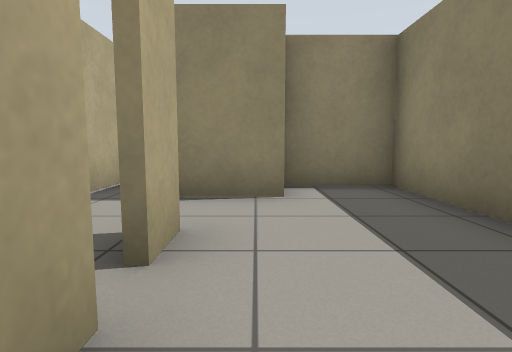
view 1 (above)

17 first-person views from a walk through a robot-simulator world made for Gazebo. The camera is 0.72 m above the floor, tilts 6° down and sees 80° across. The floor is counted in squares, 1 m on a side. Each view is taken from the middle of a square. On the plan, view 1 faces up. The plan holds only what a view shows up to about 10 squares ahead; the rest is blank. Robots are left out.

view 2
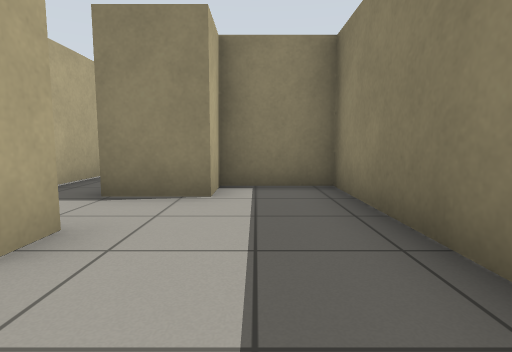

view 3
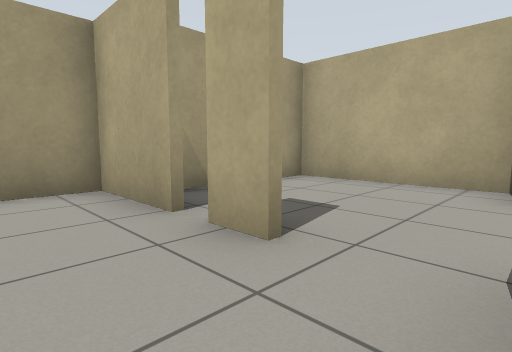

view 4
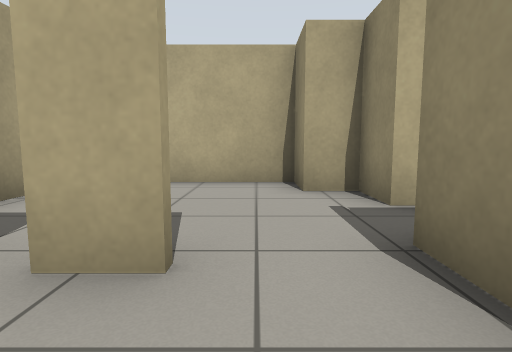

view 5
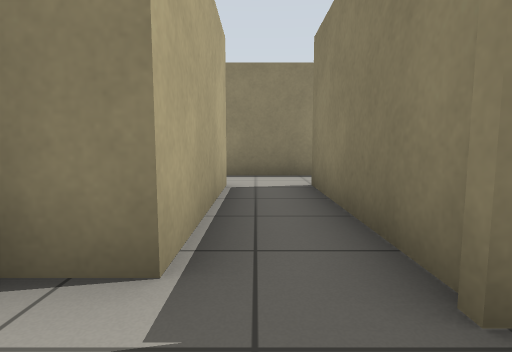

view 6
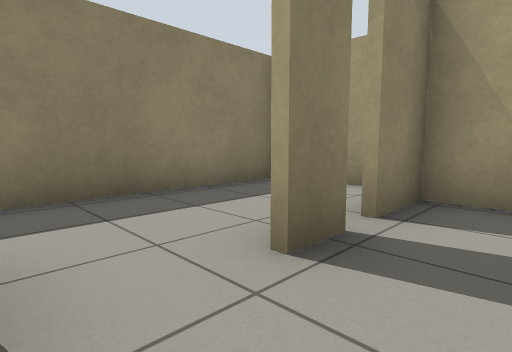

view 7
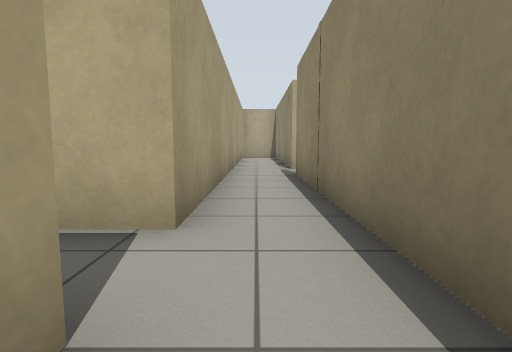

view 8
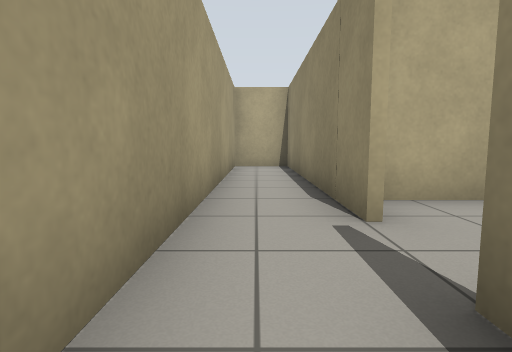

view 9
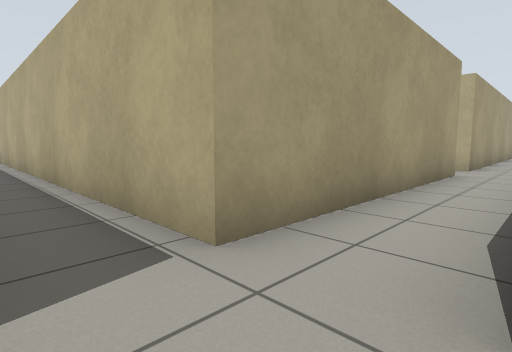

view 10
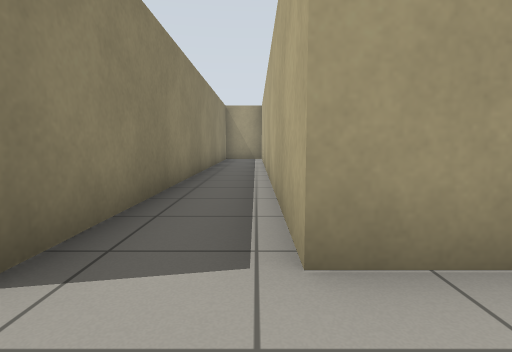

view 11
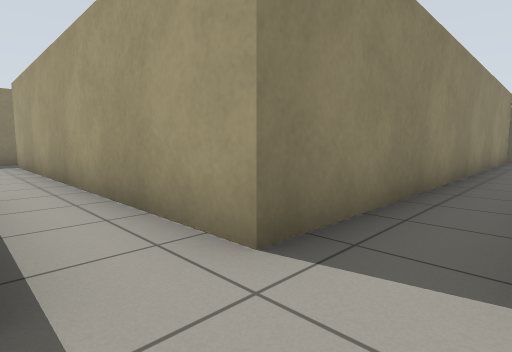

view 12
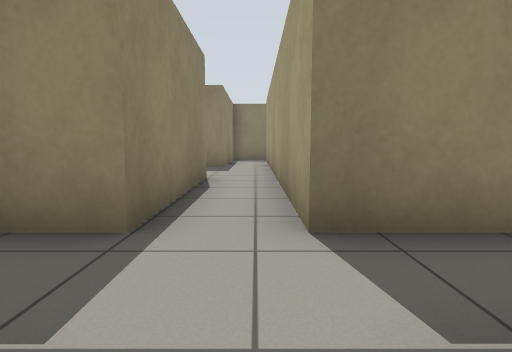

view 13
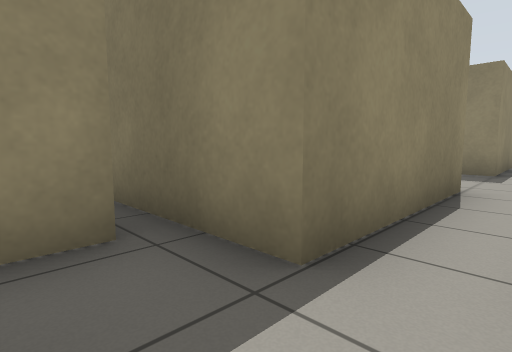

view 14
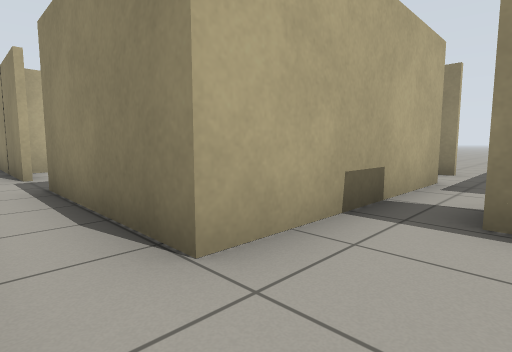

view 15
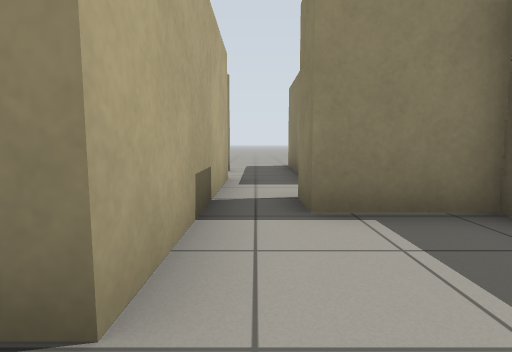

view 16
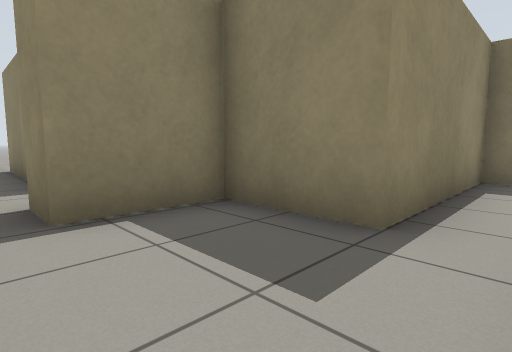

view 17
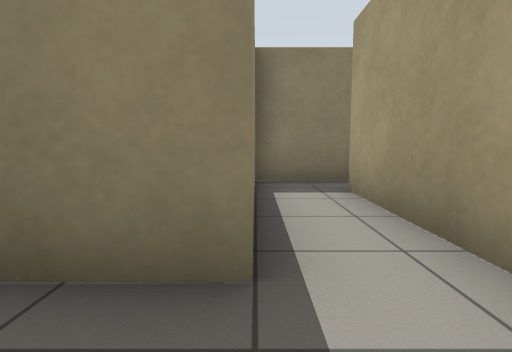

### Floor plan
Points are (right, up) in squares from view 1. A wall is a line through its corners. A room is listed if a view was taken in it or the views show most of it. See-through windows are left out.
Room 1 (views 1, 2, 3, 4)
walls: (-0.6, 2.5) (-0.6, 1.6); (-0.6, 1.1) (-0.6, -1) (0.8, -1); (2.3, -0.9) (2.3, 5.2) (0.4, 5.2) (0.4, 4.1) (-1, 4.1)
ways out: opening at (-1, 3) to room 2; gap at (-1, 1) to room 2
Room 2 (views 5, 6)
walls: (-1, 4.1) (-1, 8.3); (-0.8, 1.6) (-0.8, 2.5); (-2.5, 8.3) (-2.5, 4.6) (-3.6, 4.6) (-3.6, 3.7) (-4.7, 3.7) (-4.7, -0.2) (-0.8, -0.2) (-0.8, 1.1)
ways out: opening at (-1, 3) to room 1; gap at (-1, 1) to room 1; opening at (-2, 8) to room 4
Room 3 (views 7, 9, 10, 11, 12, 13)
walls: (7.4, 10) (7.4, 13); (5.8, 10) (2, 10); (6.9, 11.3) (6.1, 11.3); (-1, 8.3) (5.7, 8.3) (5.7, -3.1); (-0.6, 10) (-1.6, 10); (7.4, -3) (7.4, 8.6)
ways out: opening at (-1, 9) to room 4; opening at (7, 9) to room 5; opening at (6, 11); gap at (7, 12)
Room 4 (view 8)
walls: (-8.7, 10) (-15.9, 10) (-15.9, 8.3) (-2.5, 8.3); (-1.6, 10) (-7.4, 10)
ways out: opening at (-2, 8) to room 2; opening at (-1, 9) to room 3; opening at (-8, 10)
Room 5 (views 14, 15, 16, 17)
walls: (11.4, 15.4) (11.4, 10) (7.4, 10); (7.4, 8.6) (17.8, 8.6); (18.9, 8.1) (18.9, 10) (14.5, 10) (14.5, 12.1) (12.6, 12.1) (12.6, 13.1)
ways out: opening at (7, 9) to room 3; opening at (12, 15)

Where each view was taken, in squares from view 1:
view 1: 0 up, 0 right, facing up
view 2: 0 up, 1 right, facing up
view 3: 4 up, 1 right, facing down-left
view 4: 3 up, 1 right, facing left
view 5: 3 up, 2 left, facing up
view 6: 4 up, 2 left, facing down-right
view 7: 9 up, 0 right, facing left
view 8: 9 up, 6 left, facing left
view 9: 10 up, 7 right, facing down-left
view 10: 10 up, 6 right, facing down
view 11: 10 up, 6 right, facing down-right
view 12: 9 up, 5 right, facing right
view 13: 9 up, 6 right, facing up-right
view 14: 9 up, 13 right, facing up-left
view 15: 9 up, 12 right, facing up
view 16: 9 up, 12 right, facing up-right
view 17: 10 up, 13 right, facing right
